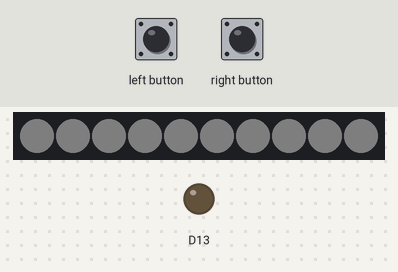
The sketch below on a simulated Adafruit Circuit Playground Express. On the bench: 10 RGB LEDs in strip order, left to right, output pins drawn as LEDs (lit = HIGH). Inputs (shaded band) come from the test bench. Dim RGB values are drawn brighter than linear.

Above: at 1.2 s.
1.3 s: left button pressed for 0.15 s
2.9 s: left button pressed for 1 s
At 4.2 s:
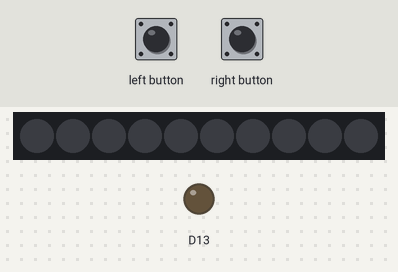
5.4 s: right button pressed for 0.15 s
At 6.1 s:
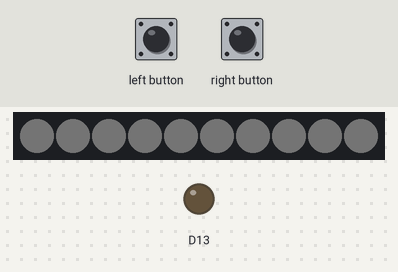
7.0 s: left button pressed for 3.2 s
At 8.5 s:
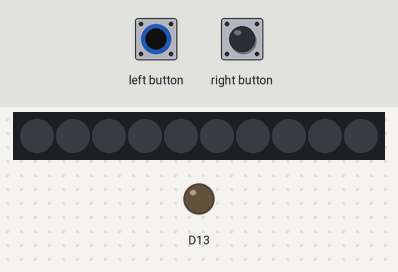
Timing chart, 0 to 10.0 s (numbered marks = the images above; inputs shaded):
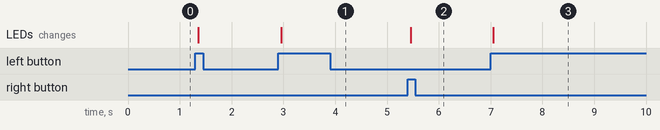

Measured:
- after the input at 2.9 s, the LEDs: change after 0.06 s (image 1)
- after the input at 5.4 s, the LEDs: change after 0.06 s (image 2)
- after the input at 7.0 s, the LEDs: change after 0.06 s (image 3)

The sketch:

cplay-nightlight.ino
```cpp
// https://www.adafruit.com/products/3000
#include <Adafruit_CircuitPlayground.h>
#define COLOR uint32_t
#define arr_len( x )  ( sizeof( x ) / sizeof( *x ) )

COLOR colorChoices[] = {
  0x000000,
  0x111111,
  0x333333,
  0x777777,
  0xBBBBBB,
  0xDDDDDD,
  0xFFFFFF,
  0x400000, // red
  0x900000, // Red
  0xFF0000, // RED!
  0x880088,
  0x0000FF
};
int CLEN = arr_len(colorChoices);
int current = 2;

bool bState[] = { false, false };  // current readings
bool lState[] = { false, false };  // last readings
unsigned long db[] = { 0, 0 };     // debounce timer to track when button state changed
unsigned long debounceDelay = 50;

// Change the color of every pixel
void UpdateColor() {
  COLOR c = colorChoices[current];

  CircuitPlayground.clearPixels();
  // set all
  for (int p=0; p < 10; p++) {
    CircuitPlayground.setPixelColor(p, c);
  }
  CircuitPlayground.strip.show();
}

void Brighter() {
  if (current >= (CLEN - 1)) {
    return;
  }

  current++;
  UpdateColor();
}

void Dimmer() {
  if (current < 1) {
    return;
  }

  current--;
  UpdateColor();
}

void setup() {
  /*
  Serial.begin(9600);
  unsigned long start = millis();
  while (!Serial || (millis() - start) < 1000) {};
  */

  CircuitPlayground.begin();
  UpdateColor();
}


bool buttonOn(int idx) {
  bool isOn = (idx == 0) ?
    CircuitPlayground.leftButton() :
    CircuitPlayground.rightButton();

  // state has changed, store the time when change was detected
  if (isOn != lState[idx]) {
    db[idx] = millis();
  }

  lState[idx] = isOn;

  // Don't update button state unless it has been in this state
  // for at least debounceDelay milliseconds
  if ((millis() - db[idx]) > debounceDelay) {
    if (isOn != bState[idx]) {
      // only return updated button state when state has changed. This means
      // that holding the button down won't continuously send the "on" signal.
      bState[idx] = isOn;
      return isOn;
    }
  }

  // unless debounce and state change requirements are met,
  // default to "not pressed" status
  return false;
}

void loop() {
  // just wait for input
  if (buttonOn(0)) {
    Dimmer();
  } else if (buttonOn(1)) {
    Brighter();
  }
}
```
